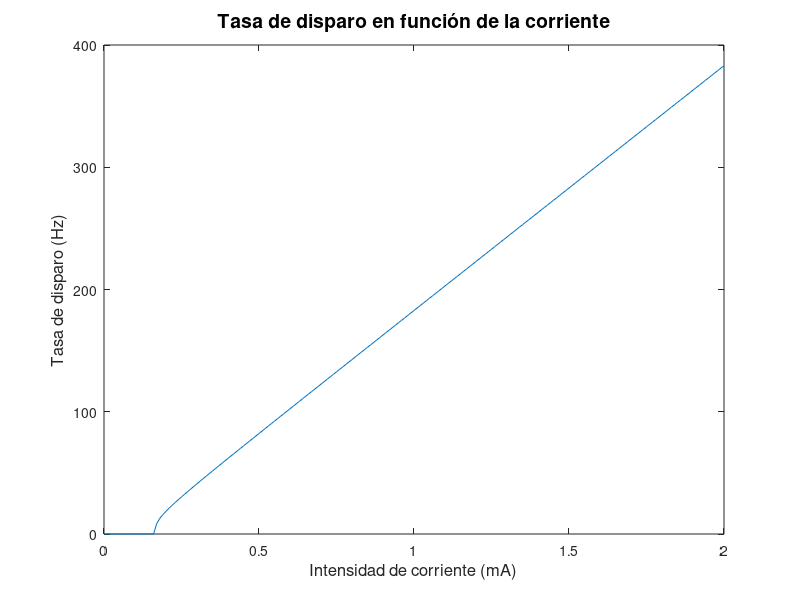

MATLAB code to generate this figure:
1;
tm = 30 * 1e-3; %ms
Vl = -65 * 1e-3; %mV
Vcero = Vl ;
Vtita = -50 * 1e-3; %mv
R = 90 * 1e6; %MOhm


I = [0:0.01:2] .* 1e-9; %nA

for i = 1 : length(I);
	if Vtita - Vl < R*I(i)	
	r(i) = (tm*log((Vl -Vcero + I(i)*R)/(Vl -Vtita + I(i)*R)))^(-1);
	else
	r(i) = 0;
	end
end



plot(I*1e9,r);
title('Tasa de disparo en función de la corriente', 'fontsize', 14)
xlabel('Intensidad de corriente (mA)', 'fontsize',12);
ylabel('Tasa de disparo (Hz)', 'fontsize',12);


